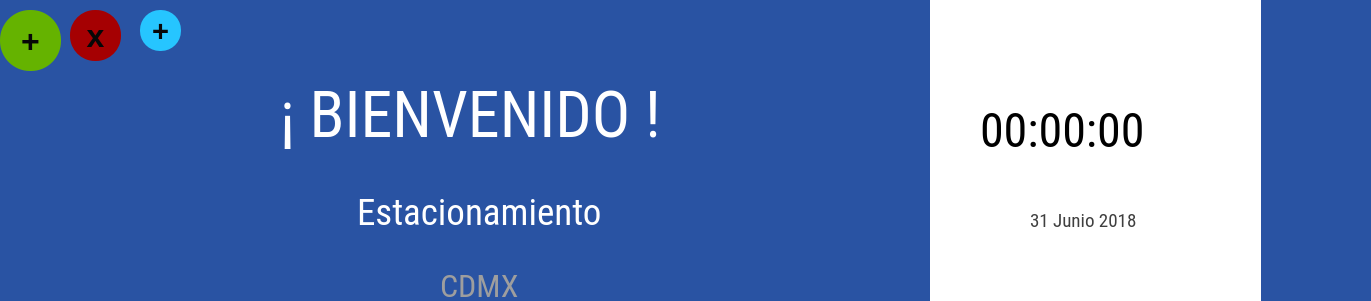
  <widget class="QStackedWidget" name="stackedWidget_2">
   <property name="geometry">
    <rect>
     <x>0</x>
     <y>-11</y>
     <width>1371</width>
     <height>301</height>
    </rect>
   </property>
   <property name="focusPolicy">
    <enum>Qt::StrongFocus</enum>
   </property>
   <property name="styleSheet">
    <string notr="true">background-color:rgb(218, 218, 218);
background-color:rgb(38, 197, 255);
background-color:rgb(41, 83, 163);

</string>
   </property>
   <property name="currentIndex">
    <number>1</number>
   </property>
   <widget class="QWidget" name="page_9"/>
   <widget class="QWidget" name="page_10">
    <widget class="QWidget" name="layoutWidget_2">
     <property name="geometry">
      <rect>
       <x>110</x>
       <y>260</y>
       <width>751</width>
       <height>51</height>
      </rect>
     </property>
     <layout class="QGridLayout" name="gridLayout_3">
      <item row="0" column="3">
       <widget class="QLabel" name="label_4">
        <property name="text">
         <string/>
        </property>
       </widget>
      </item>
      <item row="0" column="0">
       <spacer name="horizontalSpacer_5">
        <property name="orientation">
         <enum>Qt::Horizontal</enum>
        </property>
        <property name="sizeHint" stdset="0">
         <size>
          <width>40</width>
          <height>20</height>
         </size>
        </property>
       </spacer>
      </item>
      <item row="0" column="1">
       <widget class="QLabel" name="nomLoc">
        <property name="font">
         <font>
          <family>Roboto Condensed</family>
          <pointsize>24</pointsize>
          <weight>50</weight>
          <italic>false</italic>
          <bold>false</bold>
         </font>
        </property>
        <property name="styleSheet">
         <string notr="true">background-color:transparent;
color:rgb(158, 158, 158)</string>
        </property>
        <property name="text">
         <string>CDMX</string>
        </property>
       </widget>
      </item>
      <item row="0" column="2">
       <spacer name="horizontalSpacer_6">
        <property name="orientation">
         <enum>Qt::Horizontal</enum>
        </property>
        <property name="sizeHint" stdset="0">
         <size>
          <width>40</width>
          <height>20</height>
         </size>
        </property>
       </spacer>
      </item>
     </layout>
    </widget>
    <widget class="QWidget" name="layoutWidget_3">
     <property name="geometry">
      <rect>
       <x>110</x>
       <y>180</y>
       <width>751</width>
       <height>65</height>
      </rect>
     </property>
     <layout class="QGridLayout" name="gridLayout_4">
      <item row="0" column="3">
       <widget class="QLabel" name="label_5">
        <property name="text">
         <string/>
        </property>
       </widget>
      </item>
      <item row="0" column="0">
       <spacer name="horizontalSpacer_7">
        <property name="orientation">
         <enum>Qt::Horizontal</enum>
        </property>
        <property name="sizeHint" stdset="0">
         <size>
          <width>40</width>
          <height>20</height>
         </size>
        </property>
       </spacer>
      </item>
      <item row="0" column="1">
       <widget class="QLabel" name="nomPlaza">
        <property name="font">
         <font>
          <family>Roboto Condensed</family>
          <pointsize>28</pointsize>
          <weight>50</weight>
          <italic>false</italic>
          <bold>false</bold>
         </font>
        </property>
        <property name="styleSheet">
         <string notr="true">background-color:transparent;
color:rgb(0, 0, 0);
color:rgb(255, 255, 255)</string>
        </property>
        <property name="text">
         <string>Estacionamiento</string>
        </property>
       </widget>
      </item>
      <item row="0" column="2">
       <spacer name="horizontalSpacer_8">
        <property name="orientation">
         <enum>Qt::Horizontal</enum>
        </property>
        <property name="sizeHint" stdset="0">
         <size>
          <width>40</width>
          <height>20</height>
         </size>
        </property>
       </spacer>
      </item>
     </layout>
    </widget>
    <widget class="QLabel" name="label_14">
     <property name="geometry">
      <rect>
       <x>160</x>
       <y>70</y>
       <width>621</width>
       <height>91</height>
      </rect>
     </property>
     <property name="font">
      <font>
       <family>Roboto Condensed</family>
       <pointsize>48</pointsize>
       <weight>50</weight>
       <italic>false</italic>
       <bold>false</bold>
      </font>
     </property>
     <property name="styleSheet">
      <string notr="true">color:rgb(0, 0, 0);
color:rgb(255, 255, 255)</string>
     </property>
     <property name="text">
      <string>&lt;html&gt;&lt;head/&gt;&lt;body&gt;&lt;p align=&quot;center&quot;&gt;¡ BIENVENIDO !&lt;/p&gt;&lt;/body&gt;&lt;/html&gt;</string>
     </property>
    </widget>
    <widget class="QPushButton" name="pushButton">
     <property name="geometry">
      <rect>
       <x>140</x>
       <y>10</y>
       <width>41</width>
       <height>41</height>
      </rect>
     </property>
     <property name="font">
      <font>
       <pointsize>22</pointsize>
       <weight>75</weight>
       <italic>false</italic>
       <bold>true</bold>
      </font>
     </property>
     <property name="styleSheet">
      <string notr="true">background-color:rgb(38, 197, 255);
color:rgb(7, 7, 7);
border-radius:20%</string>
     </property>
     <property name="text">
      <string>+</string>
     </property>
    </widget>
    <widget class="QPushButton" name="pushButton_2">
     <property name="geometry">
      <rect>
       <x>70</x>
       <y>10</y>
       <width>51</width>
       <height>51</height>
      </rect>
     </property>
     <property name="font">
      <font>
       <pointsize>24</pointsize>
       <weight>75</weight>
       <italic>false</italic>
       <bold>true</bold>
      </font>
     </property>
     <property name="styleSheet">
      <string notr="true">background-color:rgb(165, 0, 2);
color:rgb(7, 7, 7);
border-radius:25%</string>
     </property>
     <property name="text">
      <string>x</string>
     </property>
    </widget>
    <widget class="QPushButton" name="F3">
     <property name="geometry">
      <rect>
       <x>0</x>
       <y>10</y>
       <width>61</width>
       <height>61</height>
      </rect>
     </property>
     <property name="font">
      <font>
       <pointsize>24</pointsize>
       <weight>75</weight>
       <bold>true</bold>
      </font>
     </property>
     <property name="focusPolicy">
      <enum>Qt::StrongFocus</enum>
     </property>
     <property name="styleSheet">
      <string notr="true">background-color:rgb(101, 179, 0);
color:rgb(7, 7, 7);
border-radius:30%</string>
     </property>
     <property name="text">
      <string>+</string>
     </property>
    </widget>
    <widget class="QPushButton" name="bpanelconf_3">
     <property name="geometry">
      <rect>
       <x>930</x>
       <y>-250</y>
       <width>331</width>
       <height>871</height>
      </rect>
     </property>
     <property name="font">
      <font>
       <family>FreeMono</family>
       <pointsize>28</pointsize>
       <weight>75</weight>
       <italic>false</italic>
       <bold>true</bold>
      </font>
     </property>
     <property name="styleSheet">
      <string notr="true">background-color:rgb(255, 255, 255);
color:rgb(7, 7, 7);
border-radius:150%</string>
     </property>
     <property name="text">
      <string/>
     </property>
     <property name="iconSize">
      <size>
       <width>128</width>
       <height>128</height>
      </size>
     </property>
    </widget>
    <widget class="QLabel" name="label_7">
     <property name="geometry">
      <rect>
       <x>1030</x>
       <y>200</y>
       <width>201</width>
       <height>41</height>
      </rect>
     </property>
     <property name="font">
      <font>
       <family>Roboto Condensed</family>
       <pointsize>14</pointsize>
       <weight>50</weight>
       <italic>false</italic>
       <bold>false</bold>
      </font>
     </property>
     <property name="styleSheet">
      <string notr="true">color:rgb(63, 63, 63);
background-color:white;</string>
     </property>
     <property name="text">
      <string>31 Junio 2018</string>
     </property>
    </widget>
    <widget class="QLabel" name="label">
     <property name="geometry">
      <rect>
       <x>980</x>
       <y>70</y>
       <width>281</width>
       <height>121</height>
      </rect>
     </property>
     <property name="font">
      <font>
       <family>Roboto Condensed</family>
       <pointsize>36</pointsize>
       <weight>50</weight>
       <italic>false</italic>
       <bold>false</bold>
      </font>
     </property>
     <property name="styleSheet">
      <string notr="true">color:rgb(0, 0, 0);
background-color:white;</string>
     </property>
     <property name="text">
      <string>00:00:00</string>
     </property>
    </widget>
    <zorder>layoutWidget_2</zorder>
    <zorder>layoutWidget_3</zorder>
    <zorder>label_14</zorder>
    <zorder>pushButton</zorder>
    <zorder>pushButton_2</zorder>
    <zorder>F3</zorder>
    <zorder>bpanelconf_3</zorder>
    <zorder>label_7</zorder>
    <zorder>label</zorder>
    <zorder>label_24</zorder>
    <zorder>label_15</zorder>
    <zorder>label_27</zorder>
   </widget>
  </widget>
